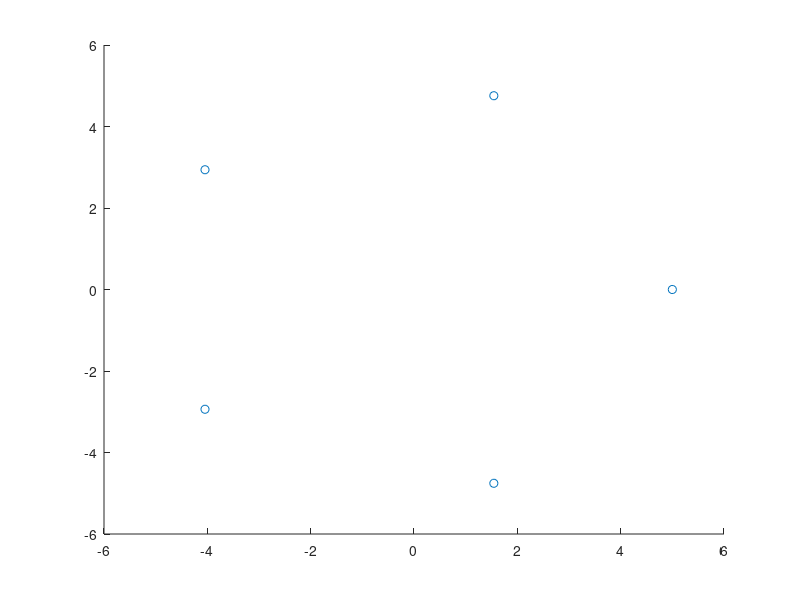

The MATLAB source for this figure:
clc; clear; close all
N = 5; 
r = 5; 
dtheta = 360/(N); 
for i=1:N
     xs(i) = r*cosd(dtheta*(i-1)); 
     ys(i) = r*sind(dtheta*(i-1)); 
end
%r2 = 15;
%for i = N/2+1:N
%    xs(i) = r2*cosd(dtheta*(i-1)); 
%    ys(i) = r2*sind(dtheta*(i-1)); 
%end
% xs(end+1) = 0; 
% ys(end+1) = 0; 
% N = N+1;
%%for random 6 robots
%xs = [ 0  0 0 1 1 2 2 3 3 4 4 4]
%Ys = [ 0  1 2 1 3 2 4 1 3 0 1 2]
%for grid of 16 robots
%xs = [ 0 1 2 3 0 1 2 3 0 1 2 3 0 1 2 3]; 
%ys = [ 0 0 0 0 1 1 1 1 2 2 2 2 3 3 3 3]; 
N = length(xs);
D = zeros(N,N); 
for i = 1:N
    for j = i:N
        d = sqrt((xs(i)-xs(j))^2 + (ys(i) - ys(j))^2); 
        D(i,j) = d; 
        D(j,i) = d; 
    end
end
D
figure

scatter(xs,ys)
